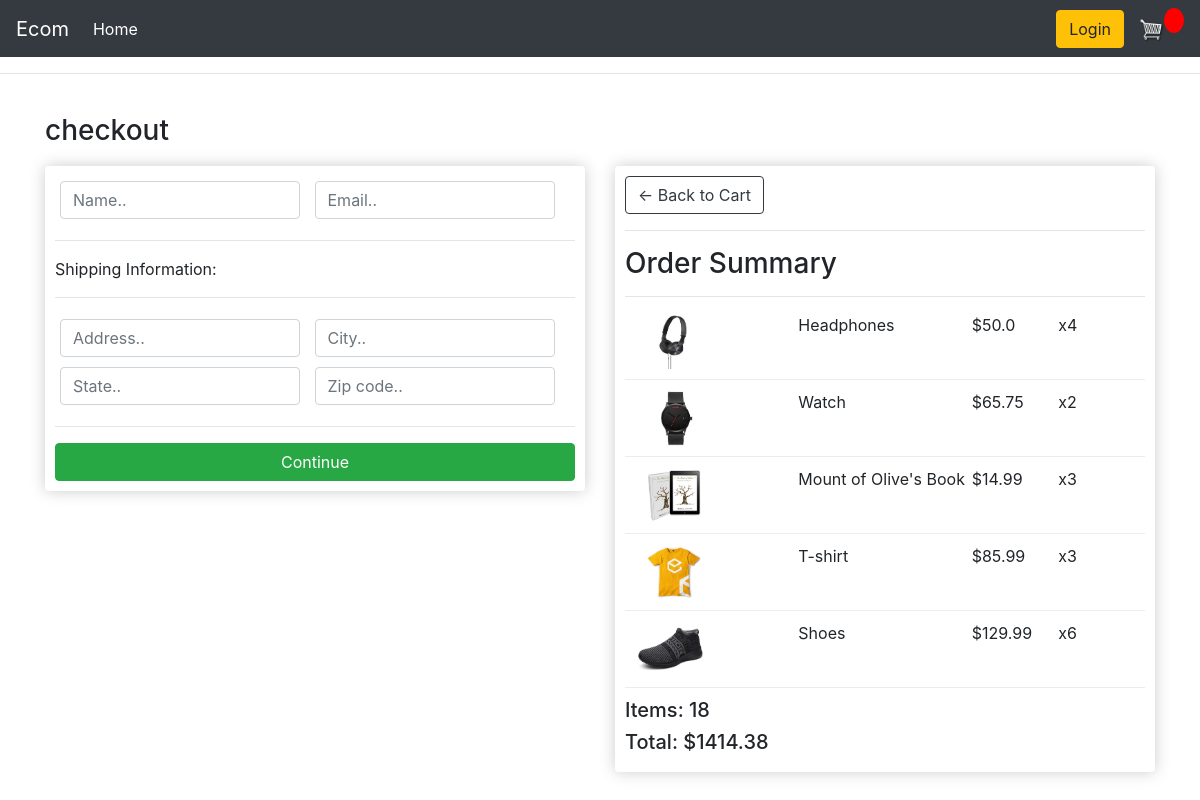
/checkout/ (signed in), run on an earlier commit of the app's database.
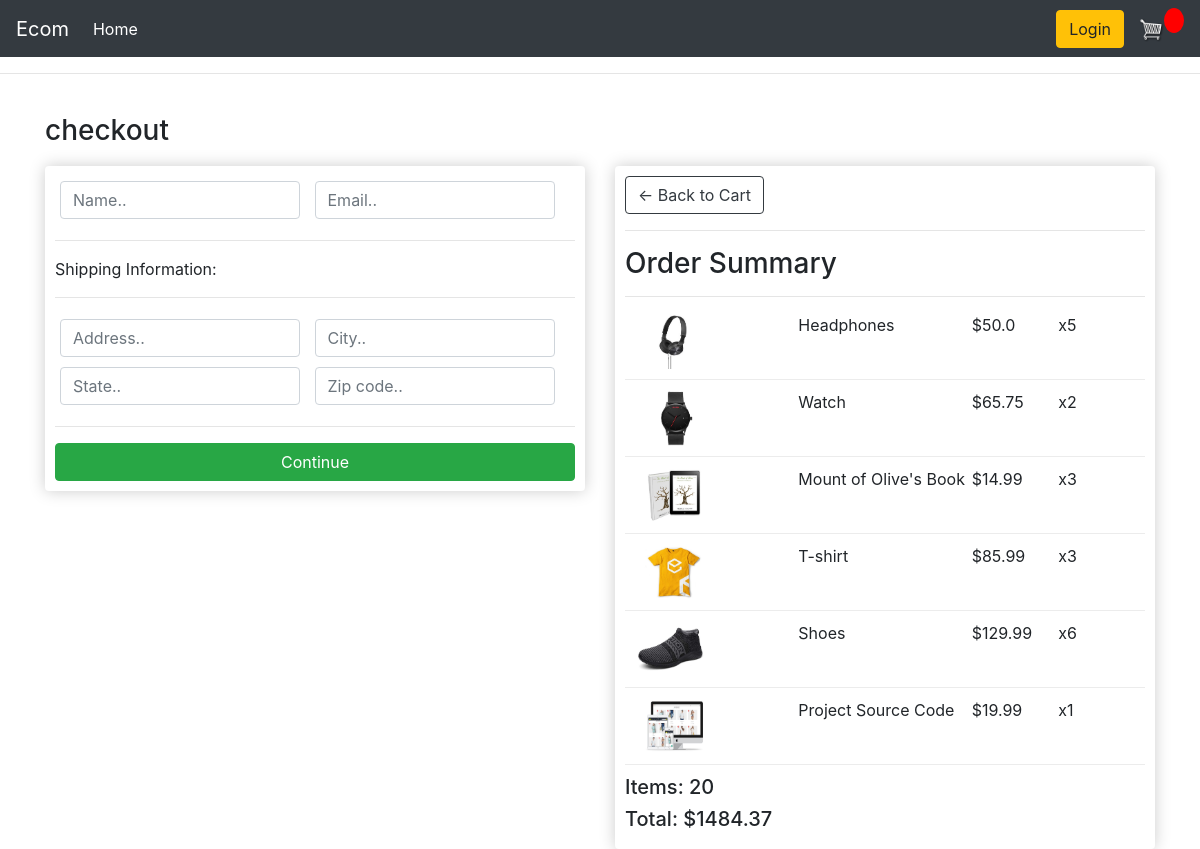
And on a later commit of the database.
### store/models.py (models this page shows, shortened)
class OrderItem(models.Model):
    product = models.ForeignKey(Product, on_delete=models.SET_NULL, blank=True, null=True)
    order = models.ForeignKey(Order, on_delete=models.SET_NULL, blank=True, null=True)
    quantity = models.IntegerField(default=0, null=True, blank=True)
    date_added = models.DateTimeField(auto_now_add=True)
    @property
    def get_total(self):
        total = self.product.price * self.quantity
        return total

class Product(models.Model):
    name = models.CharField(max_length=200, null=True)
    price = models.FloatField()
    digital = models.BooleanField(default=False, null=True, blank=False)
    image = models.ImageField(null=True, blank=True)
    @property
    def imageURL(self):
        try:
            url = self.image.url
        except:
            url = ''
        return url

class Order(models.Model):
    customer = models.ForeignKey(Customer, on_delete=models.SET_NULL, blank=True, null=True)
    date_ordered = models.DateTimeField(auto_now_add=True)
    complete = models.BooleanField(default=False, null=True, blank=False)
    transaction_id = models.CharField(max_length=200, null=True)
    @property
    def get_cart_total(self):
        orderitems = self.orderitem_set.all()
        total = sum([item.get_total for item in orderitems])
        return total
    @property
    def get_cart_items(self):
        orderitems = self.orderitem_set.all()
        total = sum([item.quantity for item in orderitems])
        return total

### store/views.py (the view)
# urls.py: path('checkout/', views.checkout, name="checkout"),
def checkout(request):
    if request.user.is_authenticated:
        customer = request.user.customer
        order, created = Order.objects.get_or_create(customer=customer,complete=False)
        items = order.orderitem_set.all()
    else:
        items = []
        order = {'get_cart_total':0, 'get_cart_items':0}
    context = {'items':items, 'order':order}
    return render(request, 'store/checkout.html', context)

### store/templates/store/checkout.html (shortened to what this page needs)
{% extends 'store/main.html' %}
{% load static %}
{% block content %}
     <h3>checkout</h3>
<div class="row">
	<div class="col-lg-6">
		<div class="box-element" id="form-wrapper">
                <div id="user-info">
                    <div class="form-field">
                        <input required class="form-control" type="text" name="name" placeholder="Name..">
                    </div>
                    <div class="form-field">
                        <input required class="form-control" type="email" name="email" placeholder="Email..">
                    </div>
                </div>
                <div id="shipping-info">
                    <hr>
                    <p>Shipping Information:</p>
                    <hr>
                    <div class="form-field">
                        <input class="form-control" type="text" name="address" placeholder="Address..">
                    </div>
                    <div class="form-field">
                        <input class="form-control" type="text" name="city" placeholder="City..">
                    </div>
                    <div class="form-field">
                        <input class="form-control" type="text" name="state" placeholder="State..">
                    </div>
                    <div class="form-field">
                        <input class="form-control" type="text" name="zipcode" placeholder="Zip code..">
                    </div>
                </div>
                <hr>
                <input id="form-button" class="btn btn-success btn-block" type="submit" value="Continue">
		</div>
        <br>
	</div>
	<div class="col-lg-6">
		<div class="box-element">
            <a  class="btn btn-outline-dark" href="{% url 'cart' %}">&#x2190; Back to Cart</a>
            <hr>
            <h3>Order Summary</h3>
            <hr>
            {% for item in items %}
            <div class="cart-row">
                <div style="flex:2"><img class="row-image" src="{{item.product.imageURL}}"></div>
                <div style="flex:2"><p>{{item.product.name}}</p></div>
                <div style="flex:1"><p>${{item.product.price}}</p></div>
                <div style="flex:1"><p>x{{item.quantity}}</p></div>
            </div>
            {% endfor %}
            <h5>Items:   {{order.get_cart_items}}</h5>
            <h5>Total:   ${{order.get_cart_total|floatformat:2}}</h5>
        </div>
	</div>
	</div>
</div>
{% endblock content %}

What changed in the data, as far as the page shows it:
changed OrderItem "Headphones": quantity "4" → "5"
added OrderItem: product.imageURL (picture), product.name "Project Source Code", product.price "19.99", quantity "1"
changed through a linked row, Order: get_cart_items "18" → "20"; get_cart_total "1414.38" → "1484.37"
